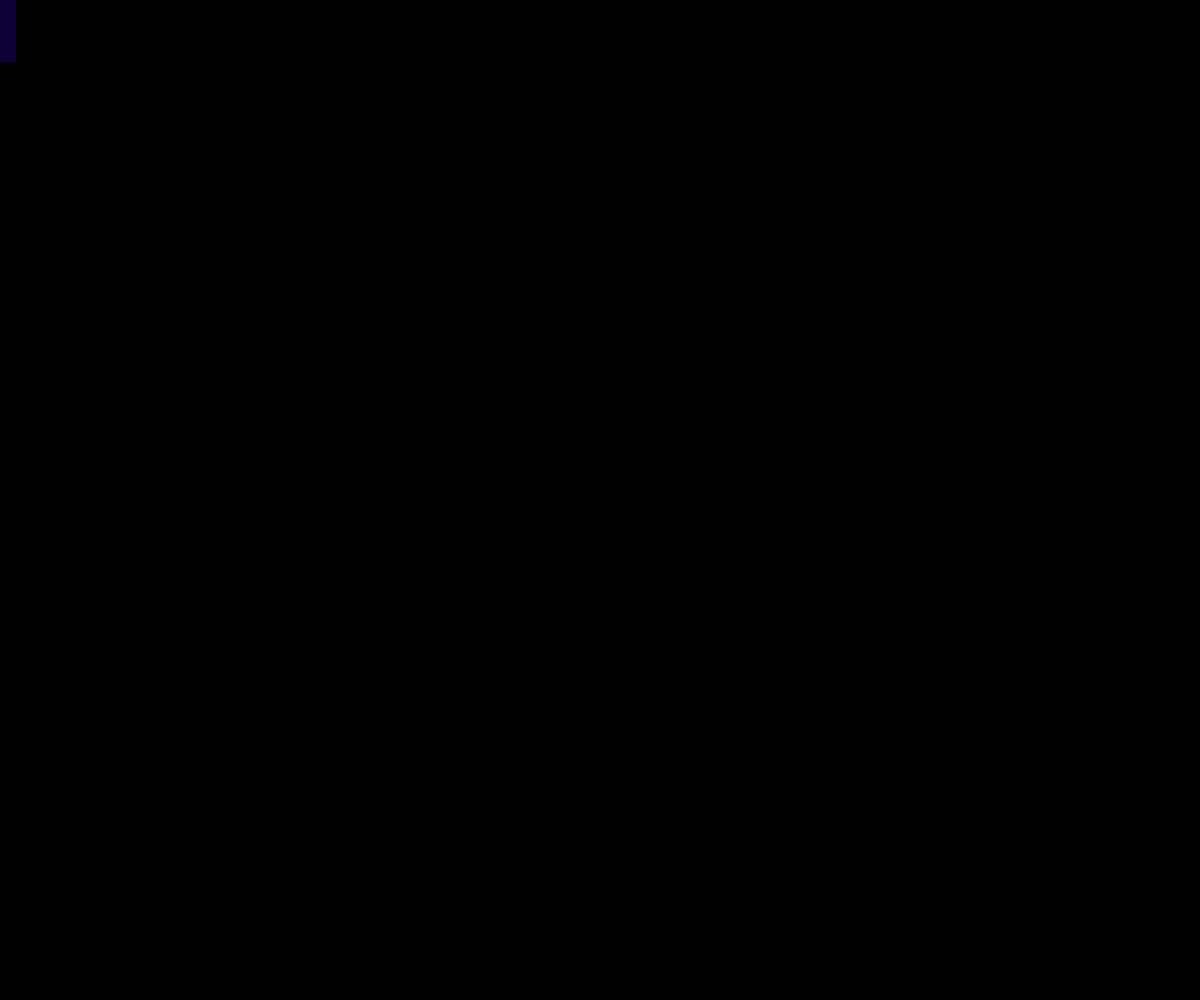
Frame 1 (no input)
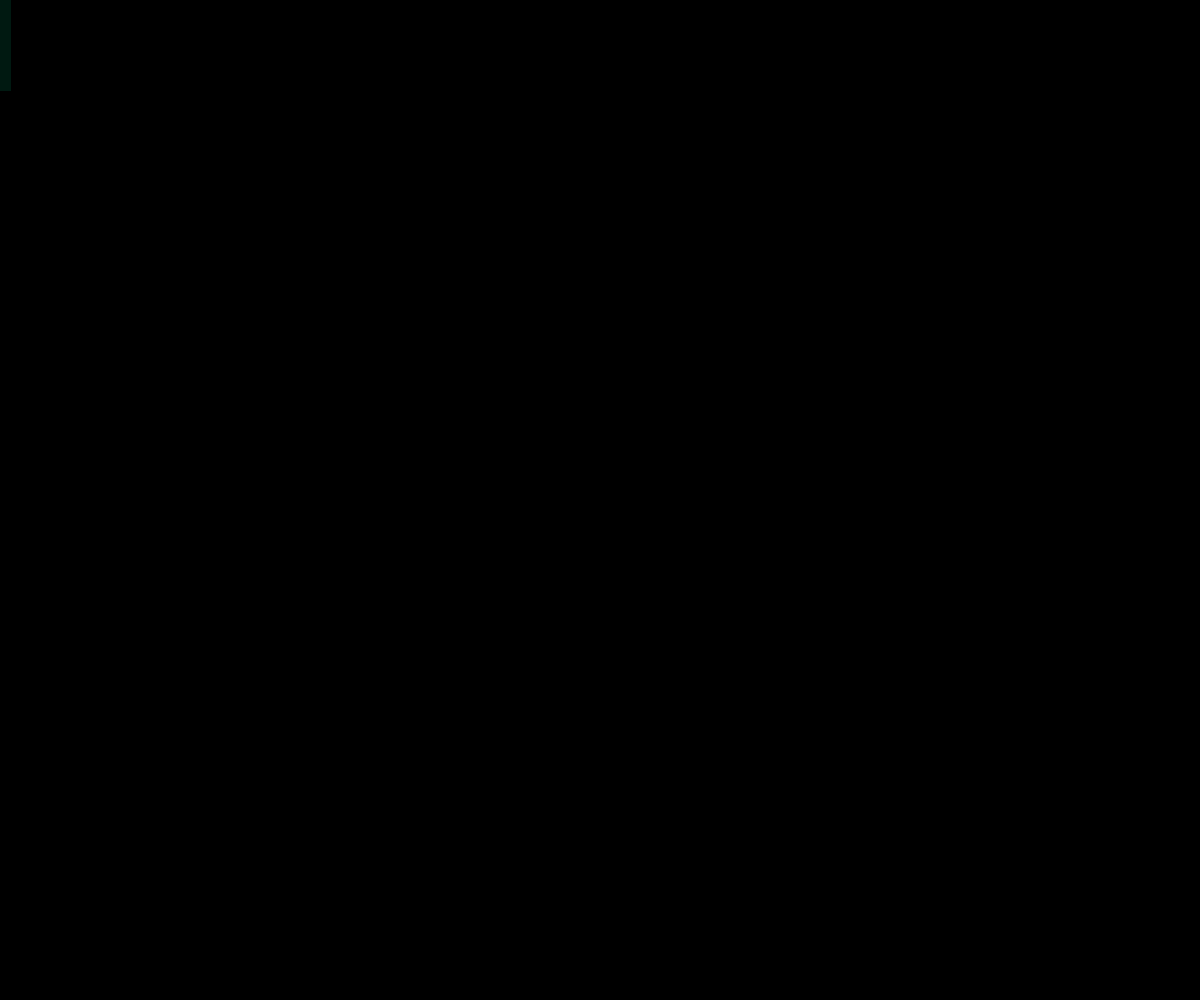
Frame 2 (the mouse pressed at the canvas centre, redrawn once)

The p5.js sketch that drew these frames (run headless with seeded random() and noise() and a simulated clock; the mouse was pressed at the canvas centre and the sketch redrawn once):

// p5.js sketch
// ── sketch.js
'use strict';

// Declare new variable for colour count
var colorCount = 20;

// Add random values to the colour arrays
var hueValues = [];
var saturationValues = [];
var brightnessValues = [];


// Setting up the canvas
function setup() {
    createCanvas(windowWidth, windowHeight);
    colorMode(HSB, 360, 100, 100, 100);
    noStroke();
}

function draw() {
    // Only loops once
    noLoop();
    background(0);

    // Create a colour palette by adding random values to the arrays
    for (var i = 0; i < colorCount; i++) {
        if (i % 2 == 0) {
            hueValues[i] = random(360);
            saturationValues[i] = 100;
            brightnessValues[i] = random(100);
        } else {
            hueValues[i] = 195;
            saturationValues[i] = random(100);
            brightnessValues[i] = 100;
        }
    }

    // Add a tile counter
    var counter = 0;

    // Add a random row count and a row height
    var rowCount = int(random(5, 30));
    var rowHeight = height / rowCount;
    
    // Declare a variable that will create an index for the arrays
    var index = counter % colorCount;
    // Add the index to each array to create a HSB colour
    var col = color(hueValues[index], saturationValues[index], brightnessValues[index]);
    fill(col);
    rect(0, 0, rowCount, rowHeight);
    counter++;

}
